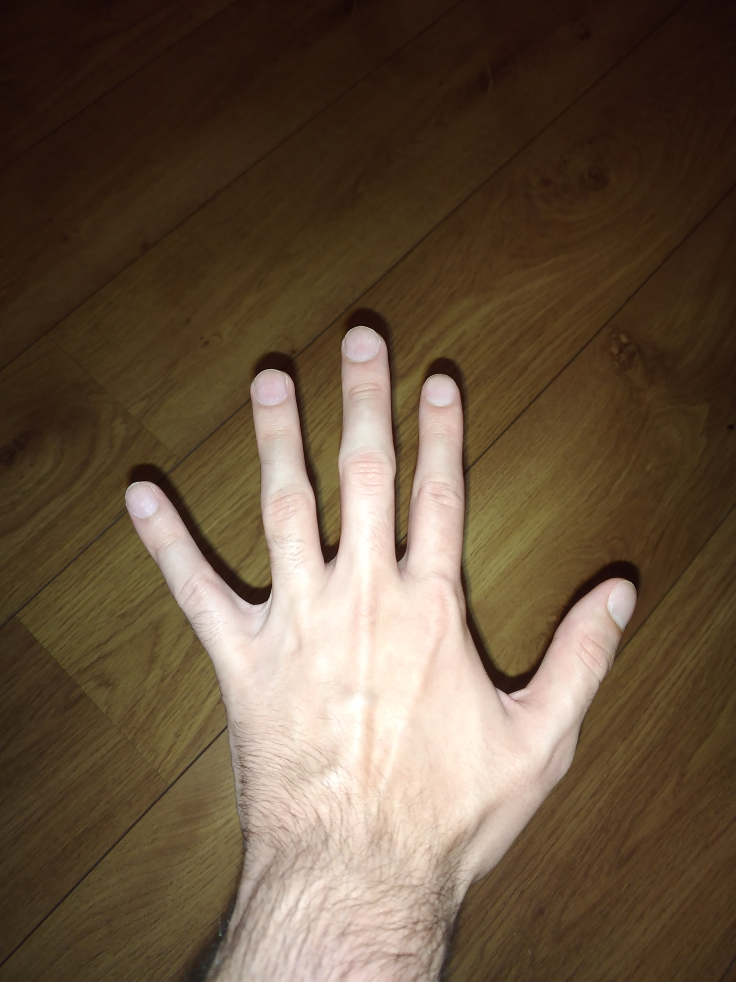
#> input picture fotos/paper/Paper_v1.jpg, 2944 x 3928 px (shown at 1/4 size); its folder holds 4 pictures in this run
$ jupyter execute --allow-errors DataSet.ipynb
#> lines starting #> are read from the running program, lines starting #| are printed output that depends on the picture
These notebook is used to create the dataset used for training the classifier.

[cell 1]
import os
import imageio
import numpy as np
import pandas as pd
import matplotlib.pyplot as plt
from skimage.transform import resize
from matplotlib.colors import rgb_to_hsv
from skimage.transform import rotate, AffineTransform
from skimage import transform

[cell 2]
paper_path = "fotos/paper"
rock_path = "fotos/rock"
scissor_path = "fotos/scissor"
paper = []
scissor = []
rock = []


for filename in os.listdir(paper_path):
  paper.append(imageio.imread(paper_path + '/' + filename))

#> (the rest of this cell did not finish here and is left out)

[cell 3]
for i in range(len(paper)):
  paper[i] = resize(paper[i], (150, 150, 3), anti_aliasing=False)
for i in range(len(scissor)):
  scissor[i] = resize(scissor[i], (150, 150, 3), anti_aliasing=False)
for i in range(len(rock)):
  rock[i] = resize(rock[i], (150, 150, 3), anti_aliasing=False)

[cell 4]
def normalize(img):
    img_new = (((img - np.amin(img))*255)/(np.amax(img) - np.amin(img))).astype(np.uint8)
    return img_new

[cell 5]
for i in range(len(paper)):
  paper[i] = rgb_to_hsv(paper[i])
  paper[i] = normalize(paper[i][:,:,2])
#> this loop made 4 passes
#> pass 1, in normalize, `img_new = (((img - np.amin(img))*255)/(np.amax(img) - np.amin(img))).a..`:
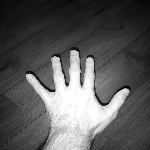
#> img_new: shape (150, 150); min 0, max 255, mean 90.2
#> pass 2, in normalize (call 2), `img_new = (((img - np.amin(img))*255)/(np.amax(img) - np.amin(img))).a..`:
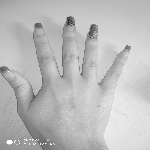
#> img_new: shape (150, 150); min 0, max 255, mean 187.8
#> pass 3, in normalize (call 3), `img_new = (((img - np.amin(img))*255)/(np.amax(img) - np.amin(img))).a..`:
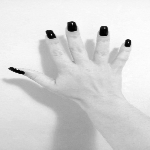
#> img_new: shape (150, 150); min 0, max 255, mean 214.8
for i in range(len(scissor)):
  scissor[i] = rgb_to_hsv(scissor[i])
  scissor[i] =  normalize(scissor[i][:,:,2])
for i in range(len(rock)):
  rock[i] = rgb_to_hsv(rock[i])
  rock[i] =  normalize(rock[i][:,:,2])
